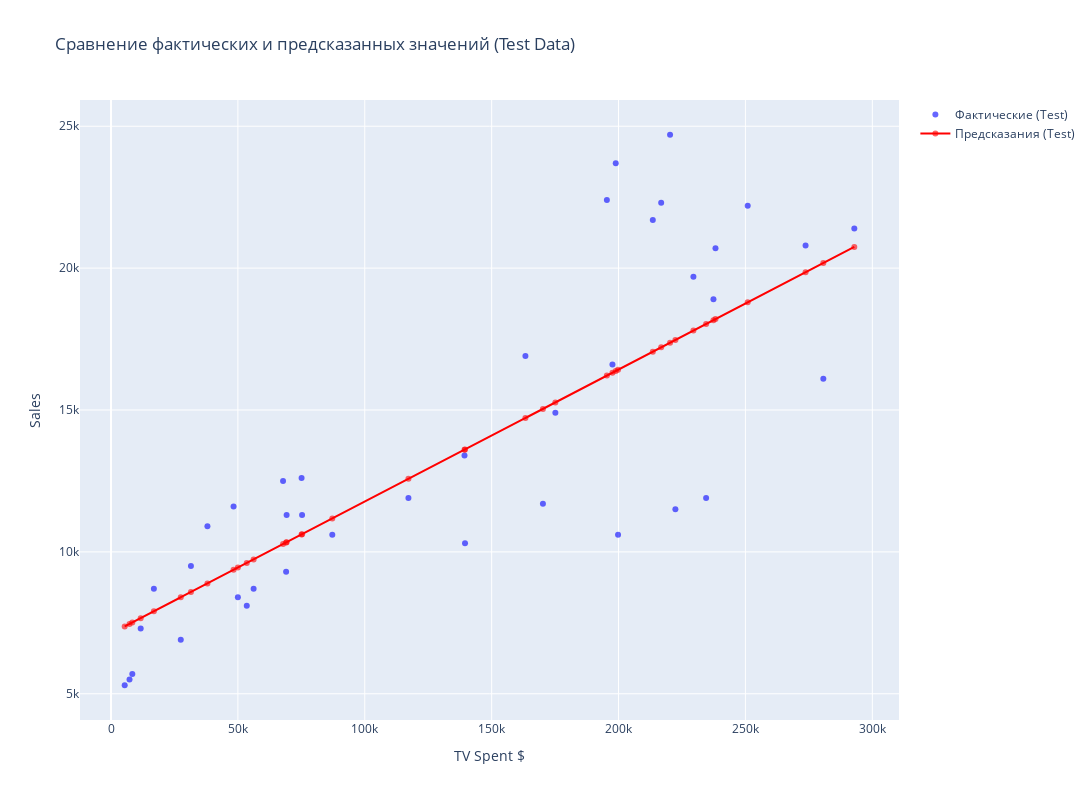

Source (notebook cell):
### Markdown cell above
## 📊 Визуализация качества на тестовой выборке
Обучающая выборка позволяет понять, насколько хорошо модель «подстраивается» под известные данные: улавливает ли она основные тренды, есть ли переобучение и т.д. Но что насчёт тестовой выборки? Как ты уже знаешь - тестовые данные используются для оценки обобщающей способности модели: насколько хорошо она справляется с новыми, не виденными ранее данными. Для визуализации качества на тестовой выборке часто применяются вот такие подходы:
- **Scatterplot**
    - Позволяет оценить, насколько сильно предсказания отклоняются от реальных значений. В идеале тестовые точки должны быть как можно ближе к регрессионной прямой - предсказанным значениям
- **Distribution Analysis**
    - Сравниваем распределение предсказанных значений с распределением реальных значений. Хорошее совпадение — признак корректной генерализации модели.

### Code cell
# Scatter plot
fig = go.Figure()

fig.add_trace(go.Scatter(
    x=X_test,
    y=y_test,
    mode='markers',
    name='Фактические (Test)',
    marker=dict(color='blue', opacity=0.6),
))

fig.add_trace(go.Scatter(
    x=X_test,
    y=preds_test_gradient,
    mode='lines+markers',        # можно использовать только линию (lines) или только точки (markers)
    name='Предсказания (Test)',
    marker=dict(color='red', opacity=0.6),
))

fig.update_layout(
    title='Сравнение фактических и предсказанных значений (Test Data)',
    xaxis_title='TV Spent $',
    yaxis_title='Sales',
    height=800,
    width=1100,
)

fig.show()

### Figure 1 — Plotly figure (JSON) as saved in the notebook; plotly's stock layout.template omitted (floating-point values rounded to 4 significant figures)
{"data": [{"marker": {"color": "blue", "opacity": 0.6}, "mode": "markers", "name": "Фактические (Test)", "type": "scatter", "x": [163300.0, 195400.0, 292900.0, 11700.0, 220300.0, 75100.0, 216800.0, 50000.0, 222400.0, 175100.0, 31500.0, 56200.0, 234500.0, 5400.0, 139500.0, 170200.0, 7300.0, 197600.0, 75300.0, 237400.0, 229500.0, 67800.0, 38000.0, 250900.0, 69000.0, 53500.0, 213500.0, 139300.0, 87200.0, 8400.0, 199800.0, 69200.0, 198900.0, 16900.0, 280700.0, 238200.0, 48300.0, 273700.0, 117200.0, 27500.0], "y": [16900.0, 22400.0, 21400.0, 7300.0, 24700.0, 12600.0, 22300.0, 8400.0, 11500.0, 14900.0, 9500.0, 8700.0, 11900.0, 5300.0, 10300.0, 11700.0, 5500.0, 16600.0, 11300.0, 18900.0, 19700.0, 12500.0, 10900.0, 22200.0, 9300.0, 8100.0, 21700.0, 13400.0, 10600.0, 5700.0, 10600.0, 11300.0, 23700.0, 8700.0, 16100.0, 20700.0, 11600.0, 20800.0, 11900.0, 6900.0]}, {"marker": {"color": "red", "opacity": 0.6}, "mode": "lines+markers", "name": "Предсказания (Test)", "type": "scatter", "x": [163300.0, 195400.0, 292900.0, 11700.0, 220300.0, 75100.0, 216800.0, 50000.0, 222400.0, 175100.0, 31500.0, 56200.0, 234500.0, 5400.0, 139500.0, 170200.0, 7300.0, 197600.0, 75300.0, 237400.0, 229500.0, 67800.0, 38000.0, 250900.0, 69000.0, 53500.0, 213500.0, 139300.0, 87200.0, 8400.0, 199800.0, 69200.0, 198900.0, 16900.0, 280700.0, 238200.0, 48300.0, 273700.0, 117200.0, 27500.0], "y": [14720.0, 16210.0, 20750.0, 7664.0, 17370.0, 10610.0, 17210.0, 9446.0, 17470.0, 15270.0, 8585.0, 9735.0, 18030.0, 7371.0, 13610.0, 15040.0, 7459.0, 16310.0, 10620.0, 18170.0, 17800.0, 10270.0, 8888.0, 18790.0, 10330.0, 9609.0, 17050.0, 13600.0, 11180.0, 7511.0, 16420.0, 10340.0, 16370.0, 7906.0, 20180.0, 18200.0, 9367.0, 19850.0, 12570.0, 8399.0]}], "layout": {"height": 800, "title": {"text": "Сравнение фактических и предсказанных значений (Test Data)"}, "width": 1100, "xaxis": {"title": {"text": "TV Spent $"}}, "yaxis": {"title": {"text": "Sales"}}}}
